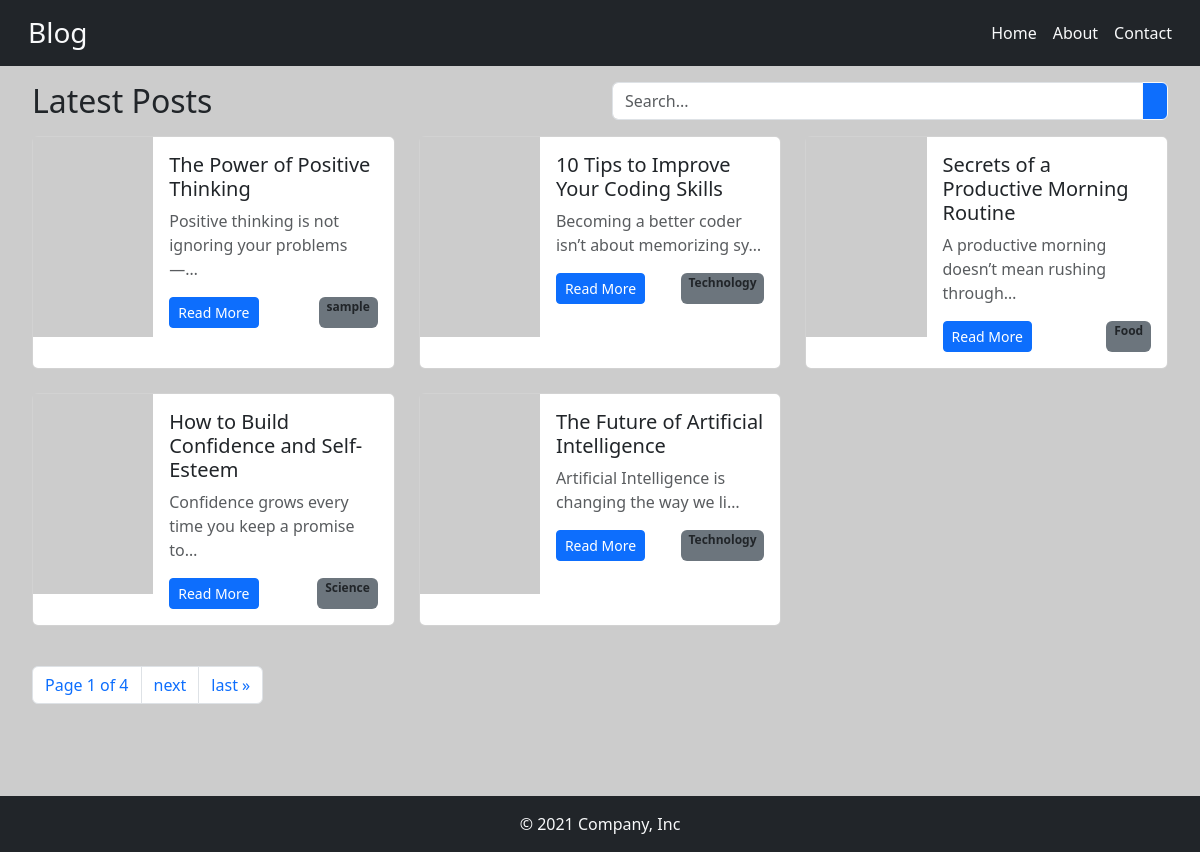
The page / on the database its author committed.
### blog/models.py (models this page shows, shortened)
class Post(models.Model):
    title = models.CharField(max_length=100)
    content = models.TextField()
    img_url = models.URLField(null=True)
    created_at = models.DateTimeField(auto_now_add=True)
    slug = models.SlugField(unique=True)
    category = models.ForeignKey(Category, on_delete=models.CASCADE)

class Category(models.Model):
    name= models.CharField(max_length=100)
    def __str__(self):
        return self.name

### blog/views.py (the view)
# urls.py: path("", views.index, name="index"),
def index(request):
    blog_title="Latest Posts"
    all_posts = Post.objects.all()
    paginator = Paginator(all_posts, 5)
    page_number = request.GET.get('page')
    page_obj = paginator.get_page(page_number)
    return render(request,'blog/index.html',{'blog_title':blog_title, 'page_obj':page_obj})

### blog/templates/blog/index.html (shortened to what this page needs)
{% extends 'blog/base.html' %}
{% block content %}
    <div class="container-fluid">
        <div class="row my-3 mx-2 align-items-center">
            <div class="col-12 col-md-6 mb-2 mb-md-0">
                <h2 class="m-0">{{blog_title}}</h2>
            </div>
            <div class="col-12 col-md-6">
                <div class="input-group">
                    <input type="text" class="form-control" placeholder="Search..." aria-label="Search">
                    <button class="btn btn-outline-light btn-primary" type="button" id="button-search">
                    </button>
                </div>
            </div>
        </div>
        <div class="row mx-2 my-3">
            {% if page_obj %}
                {% for post in page_obj %}
                <div class="col-12 col-md-6 col-lg-4 mb-4">
                <div class="card h-100">
                    <div class="card-body p-0">
                        <div class="row g-0 h-100">
                            <div class="col-12 col-md-12 col-lg-4">
                                <img src="{{post.img_url}}" class="img-fluid w-100" style="height: 200px; object-fit: cover;" alt="{{post.title}}">
                            </div>
                            <div class="col-12 col-md-12 col-lg-8 p-3">
                                <h5 class="card-title">{{post.title}}</h5>
                                <p class="card-text text-muted">{{post.content|truncatechars:50}}</p>
                                <div class="d-flex justify-content-between gap-2">
                                    <a href="{% url 'blog:detail' slug=post.slug %}" class="btn btn-sm btn-primary">Read More</a>
                                    <span class="text-decoration-none text-dark fw-bold badge bg-secondary">{{post.category}}</span>
                                </div>
                            </div>
                        </div>
                    </div>
                </div>
                </div>
                {% endfor %}
                <div class="col-12 my-3">
                    {% if page_obj.has_other_pages %}
                        <nav aria-label="Page navigation">
                            <ul class="pagination">
                                <li class="page-item"><span class="page-link">Page {{page_obj.number}} of {{page_obj.paginator.num_pages}}</span></li>
                                {% if page_obj.has_next %}
                                    <li class="page-item">
                                        <a class="page-link" href="?page={{page_obj.next_page_number}}" aria-label="Next">
                                            <span aria-hidden="true">next</span>
                                        </a>
                                    </li>
                                    <li class="page-item">
                                        <a class="page-link" href="?page={{page_obj.paginator.num_pages}}" aria-label="Last">
                                            <span aria-hidden="true">last &raquo;</span>
                                        </a>
                                    </li>
                                {% endif %}
                            </ul>
                        </nav>
                    {% endif %}
                </div>
            {% else %}
                <p>No Posts Available</p>
            {% endif %}
        </div>
    </div>
{% endblock %}

### blog/static/blog/style.css (style rules this page uses)
* { box-sizing: border-box; }
body { background-color: #cccccc; padding-bottom: 150px; }
@media (min-width: 769px) { body { padding-bottom: 100px; } }
img { max-width: 100%; height: auto; display: block; }
.input-group { width: 100%; }
.input-group input { font-size: 16px; }

### rows shown on the page
Post: title "The Power of Positive Thinking", content "Positive thinking is not ignoring your problems —…", category "sample"
Post: title "10 Tips to Improve Your Coding Skills", content "Becoming a better coder isn’t about memorizing sy…", category "Technology"
Post: title "Secrets of a Productive Morning Routine", content "A productive morning doesn’t mean rushing through…", category "Food"
Post: title "How to Build Confidence and Self-Esteem", content "Confidence grows every time you keep a promise to…", category "Science"
Post: title "The Future of Artificial Intelligence", content "Artificial Intelligence is changing the way we li…", category "Technology"

### other values the page prints
{{ blog_title }} "Latest Posts"
{{ page_obj.number }} "1"
{{ page_obj.paginator.num_pages }} "4"
